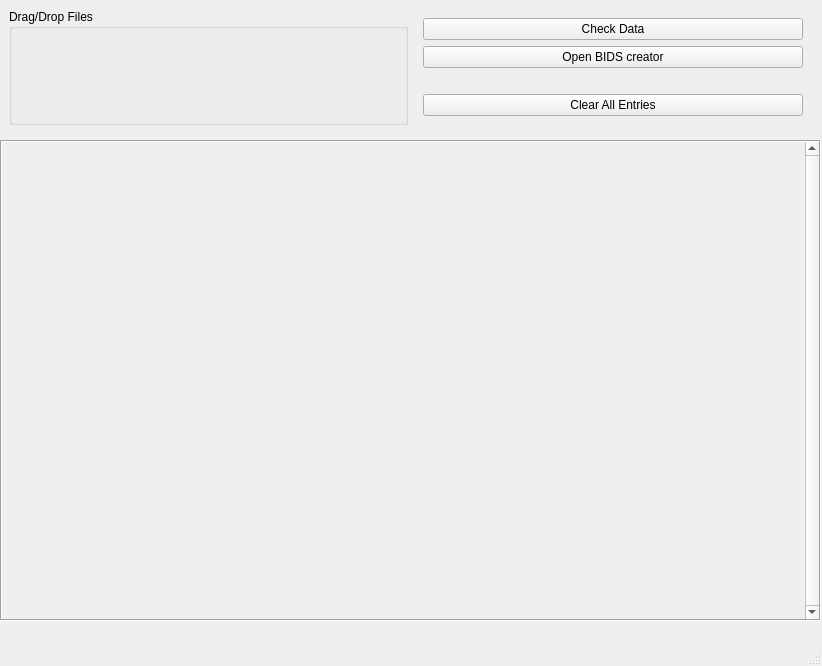
<?xml version="1.0" encoding="UTF-8"?>
<ui version="4.0">
 <class>MainWindow</class>
 <widget class="QMainWindow" name="MainWindow">
  <property name="geometry">
   <rect>
    <x>0</x>
    <y>0</y>
    <width>822</width>
    <height>666</height>
   </rect>
  </property>
  <property name="sizePolicy">
   <sizepolicy hsizetype="Expanding" vsizetype="Expanding">
    <horstretch>0</horstretch>
    <verstretch>0</verstretch>
   </sizepolicy>
  </property>
  <property name="windowTitle">
   <string>MainWindow</string>
  </property>
  <widget class="QWidget" name="centralwidget">
   <widget class="QWidget" name="widget_2" native="true">
    <property name="geometry">
     <rect>
      <x>0</x>
      <y>0</y>
      <width>821</width>
      <height>621</height>
     </rect>
    </property>
    <property name="sizePolicy">
     <sizepolicy hsizetype="Expanding" vsizetype="Expanding">
      <horstretch>0</horstretch>
      <verstretch>0</verstretch>
     </sizepolicy>
    </property>
    <layout class="QVBoxLayout" name="verticalLayout">
     <item>
      <widget class="QWidget" name="ControlPanelLayoutWidget" native="true">
       <property name="enabled">
        <bool>true</bool>
       </property>
       <property name="sizePolicy">
        <sizepolicy hsizetype="Expanding" vsizetype="Preferred">
         <horstretch>0</horstretch>
         <verstretch>0</verstretch>
        </sizepolicy>
       </property>
       <layout class="QHBoxLayout" name="horizontalLayout">
        <item>
         <widget class="QGroupBox" name="FileDrop">
          <property name="sizePolicy">
           <sizepolicy hsizetype="Expanding" vsizetype="Preferred">
            <horstretch>0</horstretch>
            <verstretch>0</verstretch>
           </sizepolicy>
          </property>
          <property name="acceptDrops">
           <bool>true</bool>
          </property>
          <property name="toolTip">
           <string comment="Drag and drop files to this corner of the form.  "/>
          </property>
          <property name="title">
           <string>Drag/Drop Files</string>
          </property>
         </widget>
        </item>
        <item>
         <widget class="QWidget" name="widget" native="true">
          <property name="sizePolicy">
           <sizepolicy hsizetype="Expanding" vsizetype="Preferred">
            <horstretch>0</horstretch>
            <verstretch>0</verstretch>
           </sizepolicy>
          </property>
          <layout class="QVBoxLayout" name="verticalLayout_2">
           <item>
            <widget class="QPushButton" name="CheckData">
             <property name="toolTip">
              <string>Runs Minimal Checks on the Data</string>
             </property>
             <property name="text">
              <string>Check Data</string>
             </property>
            </widget>
           </item>
           <item>
            <widget class="QPushButton" name="LaunchBidsCreator">
             <property name="text">
              <string>Open BIDS creator</string>
             </property>
            </widget>
           </item>
           <item>
            <spacer name="verticalSpacer">
             <property name="orientation">
              <enum>Qt::Vertical</enum>
             </property>
             <property name="sizeType">
              <enum>QSizePolicy::Fixed</enum>
             </property>
             <property name="sizeHint" stdset="0">
              <size>
               <width>20</width>
               <height>20</height>
              </size>
             </property>
            </spacer>
           </item>
           <item>
            <widget class="QPushButton" name="pushButton">
             <property name="text">
              <string>Clear All Entries</string>
             </property>
            </widget>
           </item>
          </layout>
         </widget>
        </item>
       </layout>
      </widget>
     </item>
     <item>
      <widget class="QScrollArea" name="scrollArea">
       <property name="sizePolicy">
        <sizepolicy hsizetype="Expanding" vsizetype="Expanding">
         <horstretch>0</horstretch>
         <verstretch>0</verstretch>
        </sizepolicy>
       </property>
       <property name="frameShape">
        <enum>QFrame::Box</enum>
       </property>
       <property name="verticalScrollBarPolicy">
        <enum>Qt::ScrollBarAlwaysOn</enum>
       </property>
       <property name="widgetResizable">
        <bool>true</bool>
       </property>
       <widget class="QWidget" name="scrollAreaWidgetContents">
        <property name="geometry">
         <rect>
          <x>0</x>
          <y>0</y>
          <width>785</width>
          <height>444</height>
         </rect>
        </property>
       </widget>
      </widget>
     </item>
    </layout>
   </widget>
  </widget>
  <widget class="QMenuBar" name="menubar">
   <property name="geometry">
    <rect>
     <x>0</x>
     <y>0</y>
     <width>822</width>
     <height>22</height>
    </rect>
   </property>
  </widget>
  <widget class="QStatusBar" name="statusbar"/>
 </widget>
 <resources/>
 <connections/>
</ui>
